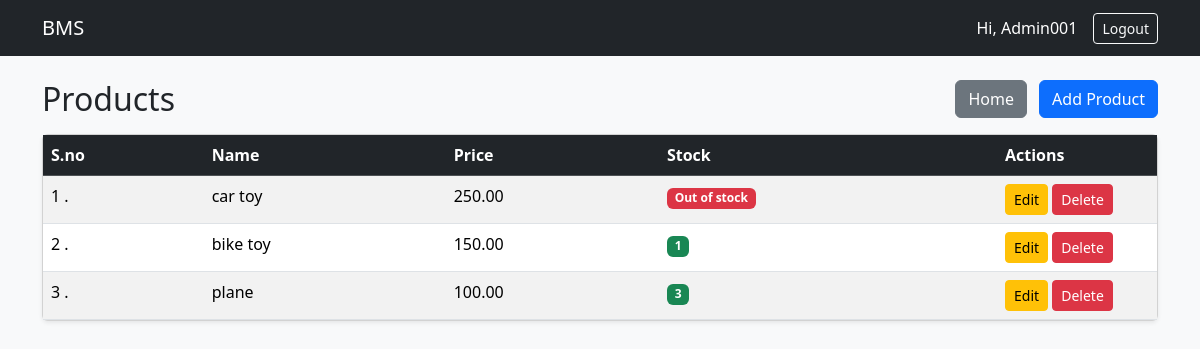
Screenshot of /products/ (signed in) with the database file from the repository.
### products/models.py (models this page shows, shortened)
class Product(models.Model):
    name = models.CharField(max_length=100)
    price = models.DecimalField(max_digits=10, decimal_places=2)
    stock = models.PositiveIntegerField()

### products/views.py (the view)
# urls.py: path('', views.product_list, name='product_list'),
@login_required
def product_list(request):
    products = Product.objects.all()
    return render(request, 'products/product_list.html', {'products': products})

### templates/products/product_list.html
{% extends 'base.html' %}
{% block content %}
<div class="d-flex align-items-center mb-3">
    <h2 class="mb-0">Products</h2>
    <div class="ms-auto">
        <a class="btn btn-secondary me-2" href="{% url 'dashboard' %}">
            Home
        </a>
        <a class="btn btn-primary" href="{% url 'product_add' %}">
            Add Product
        </a>
    </div>
</div>
<div class="card shadow-sm">
    <div class="card-body p-0">
        <table class="table table-striped table-hover mb-0">
            <thead class="table-dark">
                <tr>
                    <th>S.no</th>
                    <th>Name</th>
                    <th>Price</th>
                    <th>Stock</th>
                    <th style="width: 160px;">Actions</th>
                </tr>
            </thead>
            <tbody>
                {% for product in products %}
                <tr>
                    <td>{{ forloop.counter }} .</td>
                    <td>{{ product.name }}</td>
                    <td>{{ product.price }}</td>
                    <td>
                        {% if product.stock > 0 %}
                            <span class="badge bg-success">{{ product.stock }}</span>
                        {% else %}
                            <span class="badge bg-danger">Out of stock</span>
                        {% endif %}
                    </td>
                    <td>
                        <a href="{% url 'product_edit' product.id %}"
                           class="btn btn-sm btn-warning">
                            Edit
                        </a>
                        <a href="{% url 'product_delete' product.id %}"
                           class="btn btn-sm btn-danger">
                            Delete
                        </a>
                    </td>
                </tr>
                {% empty %}
                <tr>
                    <td colspan="5" class="text-center py-3">
                        No products found
                    </td>
                </tr>
                {% endfor %}
            </tbody>
        </table>
    </div>
</div>
{% endblock %}

### templates/base.html (shortened to what this page needs)
<!DOCTYPE html>
<html lang="en">
<head>
    <link href="https://cdn.jsdelivr.net/npm/bootstrap@5.3.2/dist/css/bootstrap.min.css" rel="stylesheet">
</head>
<body class="bg-light">
<nav class="navbar navbar-expand-lg navbar-dark bg-dark">
    <div class="container">
        <a class="navbar-brand" href="{% url 'dashboard' %}">BMS</a>
        {% if user.is_authenticated %}
        <div class="ms-auto d-flex align-items-center">
            <span class="text-white me-3">Hi, {{ user.username }}</span>
            <form method="post" action="{% url 'logout' %}">
                <button class="btn btn-outline-light btn-sm">Logout</button>
            </form>
        </div>
        {% endif %}
    </div>
</nav>
<div class="container mt-4">
    {% block content %}{% endblock %}
</div>
</body>
</html>

### rows the page displays
Product: name "car toy", price "250.00", stock "Out of stock"
Product: name "bike toy", price "150.00", stock "1"
Product: name "plane", price "100.00", stock "3"

### other values shown
{{ user.username }} "Admin001"
